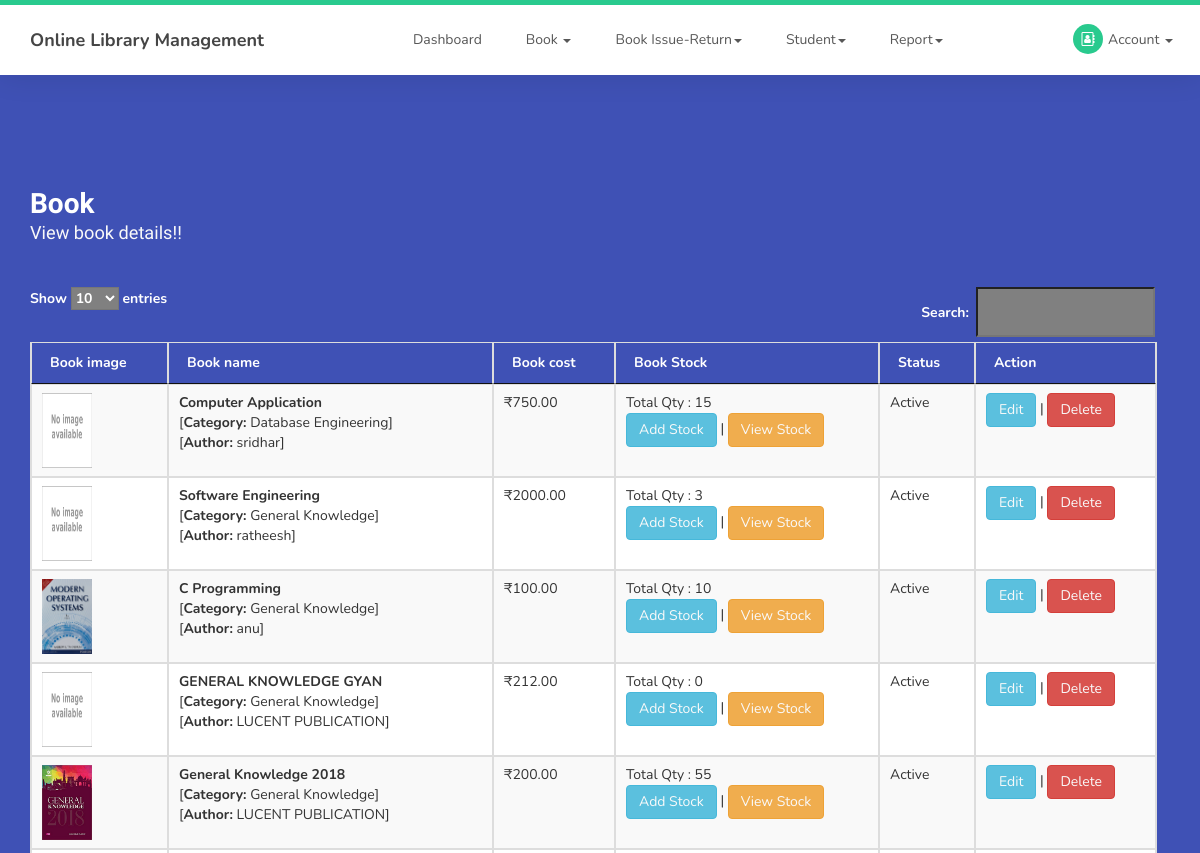
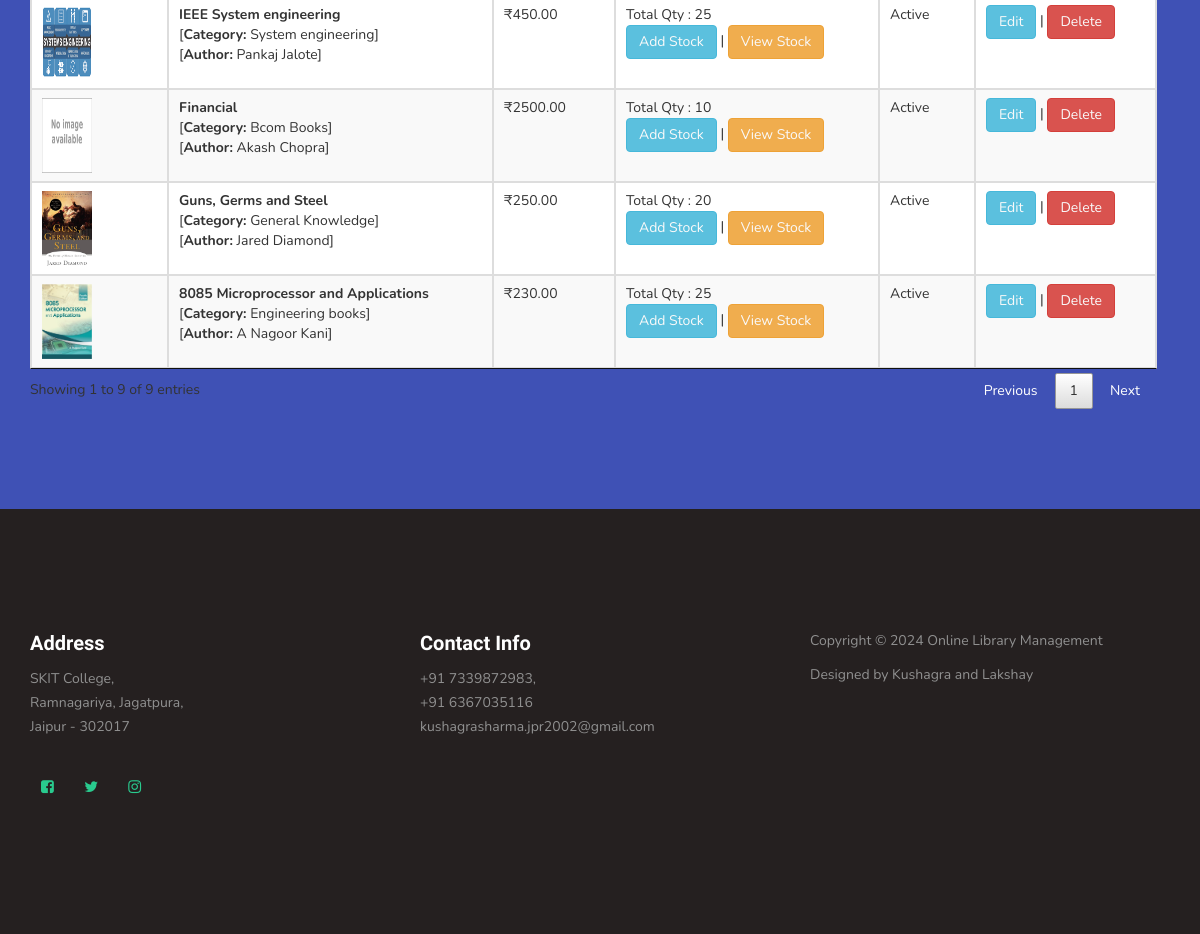
/viewbook.php (signed in), run on the app's committed database (2 pictures, top to bottom).
### tables this page shows
CREATE TABLE `book` (
  `bookid` int(10) NOT NULL,
  `bookcategoryid` int(10) NOT NULL,
  `bookname` varchar(50) NOT NULL,
  `bookdescription` text NOT NULL,
  `bookimg` varchar(100) NOT NULL,
  `bookcost` float(10,2) NOT NULL,
  `author` varchar(25) NOT NULL,
  `status` varchar(10) NOT NULL
);

CREATE TABLE `bookcategory` (
  `bookcategoryid` int(10) NOT NULL,
  `bookcategory` varchar(50) NOT NULL,
  `bookdescription` text NOT NULL,
  `status` varchar(10) NOT NULL
);

### viewbook.php (the view, shortened to what this page needs)
<?php
include("header.php");
?>
     <section id="contact">
          <div class="container">
               <div class="row">
                    <div class="col-md-12 col-sm-12">
                         <form id="contact-form" role="form" action="" method="post">
                              <div class="section-title">
                                   <h2>Book <small>View book details!!</small></h2>
                              </div>
                              <div class="col-md-12 col-sm-12">
<table id="idviewbook"  class="table table-striped table-bordered"  >
	<thead>
		<tr style="color: white;">
			<th>Book image</th>
			<th>Book name</th>
			<th>Book cost</th>
			<th>Book Stock</th>
			<th>Status</th>
			<th>Action</th>
		</tr>
	</thead>
	<tbody>
	<?php
	$sql= "SELECT book.*,bookcategory.bookcategory FROM book LEFT JOIN bookcategory ON book.bookcategoryid=bookcategory.bookcategoryid";
	$qsql = mysqli_query($con,$sql);
	while($rs = mysqli_fetch_array($qsql))
	{
		$sqlbook_stock= "SELECT ifnull(sum(qty),0) FROM book_stock WHERE bookid='$rs[0]' AND status='Active'";
		$qsqlbook_stock = mysqli_query($con,$sqlbook_stock);
		$rsbook_stock = mysqli_fetch_array($qsqlbook_stock);
		if($rs['bookimg'] == "")
		{
			$imgname = "images/noimage.png";
		}
		else if(file_exists("imgbook/".$rs['bookimg']))
		{
			$imgname = "imgbook/".$rs['bookimg'];
		}
		else
		{
			$imgname = "images/noimage.png";
		}
		echo "<tr>
			<td><img src='$imgname' style='width:50px;height:75px;' ></td>
			<td><b>$rs[bookname]</b>
			<br> [<b>Category:</b> $rs[bookcategory]]
			<br>[<b>Author:</b> $rs[author]]
			</td>
			<td>₹$rs[bookcost]</td>
			<td>Total Qty : $rsbook_stock[0]
			<br>
			<a href='bookstock.php?bookid=$rs[bookid]'  class='btn btn-info' >Add Stock</a> | <a  class='btn btn-warning' href='viewbookstock.php?bookid=$rs[bookid]'>View Stock</a>
			</td>
			<td>$rs[status]</td>
			<td><a href='book.php?editid=$rs[bookid]' '  class='btn btn-info' >Edit</a> | <a  class='btn btn-danger' href='viewbook.php?delid=$rs[bookid]' onclick='return confirmdel()'>Delete</a></td>
		</tr>";
	}
	?>
	</tbody>
</table>
                              </div>
                         </form>
                    </div>
               </div>
          </div>
     </section>
<?php
include("footer.php");
?>

### css/templatemo-style.css (style rules this page uses)
body { background: #ffffff; font-family: 'Nunito', sans-serif; overflow-x: hidden; padding-top: 70px; }
h1,h2,h3,h4,h5,h6 { font-family: 'Muli', sans-serif; font-weight: bold; line-height: inherit; }
h2 { color: #353535; font-size: 2em; padding-bottom: 10px; }
html { -webkit-font-smoothing: antialiased; }
a { color: #252525; -webkit-transition: 0.5s; transition: 0.5s; text-decoration: none !important; }
a, input, button, .form-control { -webkit-transition: 0.5s; transition: 0.5s; }
.section-title { padding-bottom: 40px; }
.section-title h2 { margin: 0; }
.section-title small { display: block; }
section { position: relative; padding: 100px 0; }
#contact { background: #3f51b5; }
#contact h2 { color: #ffffff; }
#contact .section-title { padding-bottom: 20px; }
#contact h2 > small, #contact p, #contact a { color: #f9f9f9; }
#contact-form { padding: 1em 0; }
#contact-form .col-md-12, #contact-form .col-md-4 { padding-left: 0; }

### data on the page
book: bookname "Computer Application", bookcategoryid.bookcategory "Database Engineering", author "sridhar", bookcost "750.00", rsbook_stock "15", status "Active"
book: bookname "Software Engineering", bookcategoryid.bookcategory "General Knowledge", author "ratheesh", bookcost "2000.00", rsbook_stock "3", status "Active"
book: bookimg (picture), bookname "C Programming", bookcategoryid.bookcategory "General Knowledge", author "anu", bookcost "100.00", rsbook_stock "10", status "Active"
book: bookname "GENERAL KNOWLEDGE GYAN", bookcategoryid.bookcategory "General Knowledge", author "LUCENT PUBLICATION", bookcost "212.00", rsbook_stock "0", status "Active"
book: bookimg (picture), bookname "General Knowledge 2018", bookcategoryid.bookcategory "General Knowledge", author "LUCENT PUBLICATION", bookcost "200.00", rsbook_stock "55", status "Active"
book: bookimg (picture), bookname "IEEE System engineering", bookcategoryid.bookcategory "System engineering", author "Pankaj Jalote", bookcost "450.00", rsbook_stock "25", status "Active"
book: bookname "Financial", bookcategoryid.bookcategory "Bcom Books", author "Akash Chopra", bookcost "2500.00", rsbook_stock "10", status "Active"
book: bookimg (picture), bookname "Guns, Germs and Steel", bookcategoryid.bookcategory "General Knowledge", author "Jared Diamond", bookcost "250.00", rsbook_stock "20", status "Active"
book: bookimg (picture), bookname "8085 Microprocessor and Applications", bookcategoryid.bookcategory "Engineering books", author "A Nagoor Kani", bookcost "230.00", rsbook_stock "25", status "Active"
